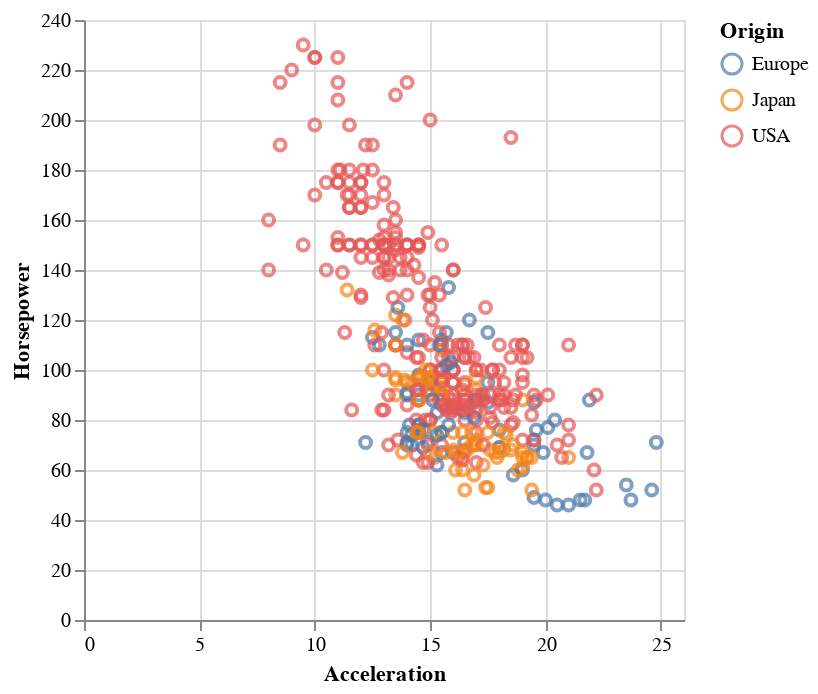

The notebook cell saved with this chart:
### Markdown cell above
**Q: can you create a 2D scatterplot with `Acceleration` and `Horsepower`? Use `Origin` for the colors.**

### Code cell
import altair as alt

scatter = alt.Chart(cars).mark_point().encode(
    x='Acceleration',
    y='Horsepower',
    color='Origin'
)

scatter

### Figure 1 — Vega-Lite specification as saved in the notebook (floating-point values rounded to 4 significant figures; data arrays with more than 128 entries replaced by an {"elided": "..."} marker saying what was removed)
{"config": {"view": {"continuousWidth": 300, "continuousHeight": 300}}, "data": {"name": "data-583e73726c1545c56c203344161a975c"}, "mark": {"type": "point"}, "encoding": {"color": {"field": "Origin", "type": "nominal"}, "x": {"field": "Acceleration", "type": "quantitative"}, "y": {"field": "Horsepower", "type": "quantitative"}}, "$schema": "https://vega.github.io/schema/vega-lite/v5.20.1.json", "datasets": {"data-583e73726c1545c56c203344161a975c": {"elided": "406 records"}}}
